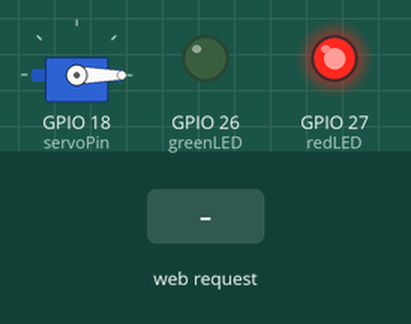
Simulated run of this sketch. Board: ESP32. Parts: servo, output pins drawn as LEDs (lit = HIGH). The test bench sets the inputs (shaded band). What the sketch prints to the serial monitor is not drawn.

Above: at 1.2 s.
1.3 s: HTTP request GET /open received
At 2.4 s:
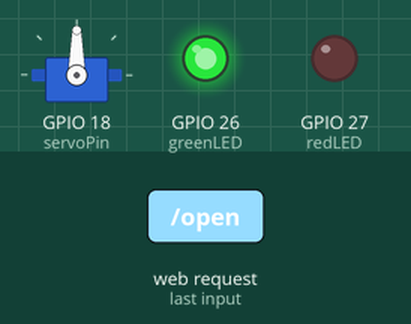
2.8 s: HTTP request GET /close received
At 3.6 s:
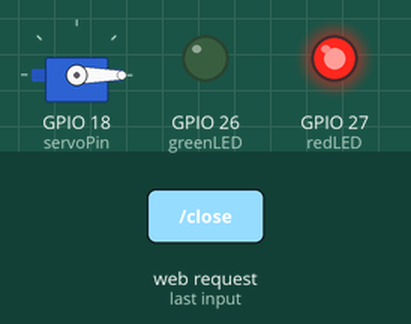
Timing chart, 0 to 5.8 s (numbered marks = the images above; inputs shaded):
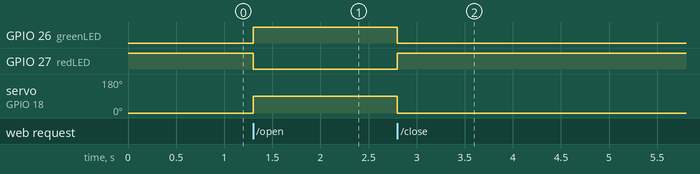

Measured:
- after the input at 1.3 s, GPIO 26 (greenLED): LOW → HIGH at once; GPIO 27 (redLED): HIGH → LOW at once; servo on GPIO 18 (servoPin): 0° → 90° at once
- after the input at 2.8 s, GPIO 26 (greenLED): HIGH → LOW at once; GPIO 27 (redLED): LOW → HIGH at once; servo on GPIO 18 (servoPin): 90° → 0° at once

The sketch:

code_esp32.ino
```cpp
#include <WiFi.h>
#include <WebServer.h>
#include <ESP32Servo.h>

const char* ssid = "ESP32_Control";
const char* password = "12345678";

WebServer server(80);

Servo servo;

const int servoPin = 18;
const int greenLED = 26;
const int redLED = 27;

String webpage = R"rawliteral(
<!DOCTYPE html>
<html>
<head>
<meta name="viewport" content="width=device-width, initial-scale=1">
<title>ESP32 Servo Control</title>

<style>
body{
font-family:Arial;
text-align:center;
margin-top:80px;
background:#f2f2f2;
}

button{
width:180px;
height:60px;
font-size:24px;
margin:20px;
border:none;
border-radius:10px;
cursor:pointer;
}

.open{
background:green;
color:white;
}

.close{
background:red;
color:white;
}
</style>

</head>

<body>

<h1>Servo Controller</h1>

<a href="/open">
<button class="open">Open</button>
</a>

<a href="/close">
<button class="close">Close</button>
</a>

</body>
</html>
)rawliteral";

void handleRoot() {
  server.send(200, "text/html", webpage);
}

void handleOpen() {

  servo.write(90);

  digitalWrite(greenLED, HIGH);
  digitalWrite(redLED, LOW);

  server.sendHeader("Location","/");
  server.send(303);
}

void handleClose() {

  servo.write(0);

  digitalWrite(redLED, HIGH);
  digitalWrite(greenLED, LOW);

  server.sendHeader("Location","/");
  server.send(303);
}

void setup() {

  Serial.begin(115200);

  pinMode(greenLED, OUTPUT);
  pinMode(redLED, OUTPUT);

  servo.attach(servoPin);

  servo.write(0);

  digitalWrite(redLED, HIGH);
  digitalWrite(greenLED, LOW);

  WiFi.softAP(ssid, password);

  Serial.println();
  Serial.println("Access Point Started");
  Serial.print("IP Address: ");
  Serial.println(WiFi.softAPIP());

  server.on("/", handleRoot);
  server.on("/open", handleOpen);
  server.on("/close", handleClose);

  server.begin();
}

void loop() {
  server.handleClient();
}
```
